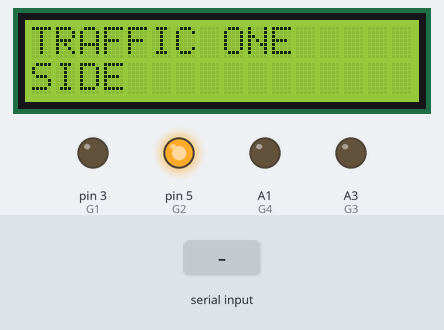
Bench run of a sketch on a simulated Arduino Uno, built with avr-gcc and run on an emulated ATmega328P. On the bench: 16×2 character LCD, output pins drawn as LEDs (lit = HIGH). Inputs (shaded band) come from the test bench. Pins used as bus, display or sensor lines are not drawn; what the sketch prints to the serial monitor is not drawn.

Above: at 5.2 s.
5.3 s: "N" received over Serial
At 11.3 s:
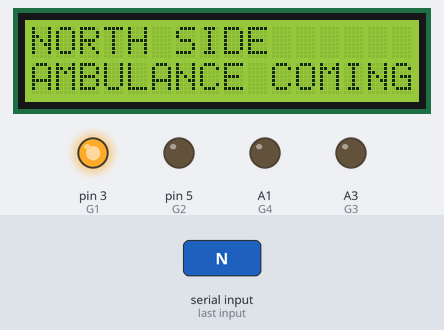
17.5 s: "S" received over Serial
At 22.0 s:
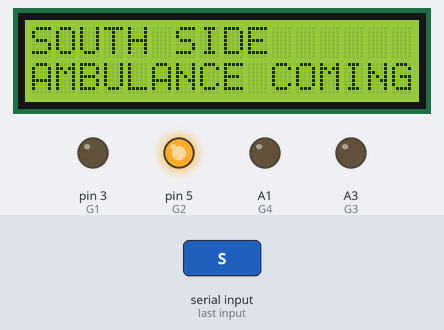
28.6 s: "E" received over Serial
At 32.8 s:
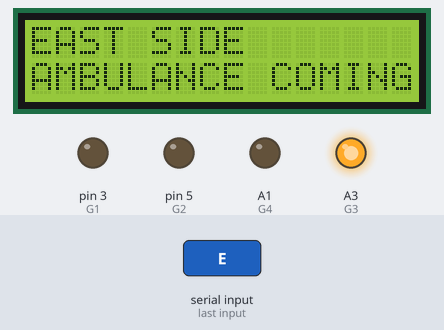
39.6 s: "W" received over Serial
At 43.5 s:
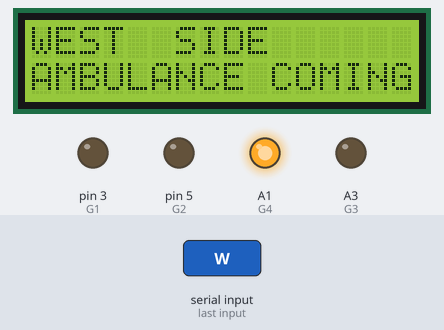
Timing chart, 0 to 51.6 s (numbered marks = the images above; inputs shaded):
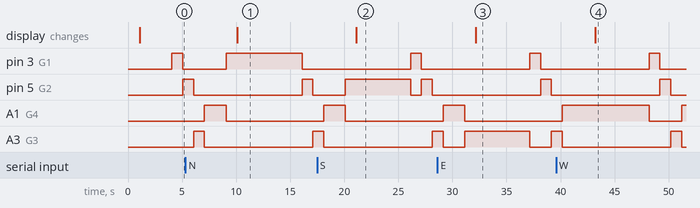

Measured:
- after the input at 5.3 s, the display: changes after 4.8 s (image 1)
- after the input at 17.5 s, the display: changes after 3.6 s (image 2)
- after the input at 28.6 s, A3 (G3): LOW → HIGH after 2.5 s, → LOW 6.0 s later, → HIGH 2.0 s later; the display: changes after 3.6 s (image 3)
- after the input at 39.6 s, the display: changes after 3.6 s (image 4)

The sketch:

t1.ino
```cpp
#include <LiquidCrystal.h>
#include <SoftwareSerial.h>
const int rs = 8, en = 9, d4 = 10, d5 = 11, d6 = 12, d7 = 13;
LiquidCrystal lcd(rs, en, d4, d5, d6, d7);

SoftwareSerial sgps(6,7);

const int R1=2;
const int R2=4;
const int R3=A2;
const int R4=A0;

const int G1=3;
const int G2=5;
const int G3=A3;
const int G4=A1;


String inputString="";

void setup() {
  // put your setup code here, to run once:
pinMode(R1,OUTPUT);
pinMode(R2,OUTPUT);
pinMode(R3,OUTPUT);
pinMode(R4,OUTPUT);

pinMode(G1,OUTPUT);
pinMode(G2,OUTPUT);
pinMode(G3,OUTPUT);
pinMode(G4,OUTPUT);


digitalWrite(R1,LOW);
digitalWrite(R2,LOW);
digitalWrite(R3,LOW);
digitalWrite(R4,LOW);

digitalWrite(G1,LOW);
digitalWrite(G2,LOW);
digitalWrite(G3,LOW);
digitalWrite(G4,LOW);

digitalWrite(R1,HIGH);
digitalWrite(R2,HIGH);
digitalWrite(R3,HIGH);
digitalWrite(R4,HIGH);
digitalWrite(G1,LOW);
digitalWrite(G2,LOW);
digitalWrite(G3,LOW);
digitalWrite(G4,LOW);
delay(1000);

Serial.begin(1200);
 sgps.begin(9600);
lcd.begin(16,2);
      lcd.clear();
      lcd.setCursor(0,0);
      lcd.print("TRAFFIC ONE ");
      lcd.setCursor(0,1);
      lcd.print("SIDE");
      delay(3000);

}

void loop() {
  // put your main code here, to run repeatedly:
/*  while (Serial.available())
  {
    if(Serial.available())
  {
inputString=Serial.readString();
Serial.println(inputString);
  }}}*/
while(1)
{
  while (Serial.available())
  {
    if(Serial.available())
  {
inputString=Serial.readString();

  if(inputString.substring(0,1)=="N")
  {
  inputString="";
    digitalWrite(R1,LOW);//1
digitalWrite(R2,HIGH);
digitalWrite(R3,HIGH);
digitalWrite(R4,HIGH);
digitalWrite(G1,HIGH);
digitalWrite(G2,LOW);
digitalWrite(G3,LOW);
digitalWrite(G4,LOW);
Serial.println("N");delay(500);
Serial.println("N");delay(500);
lcd.clear();
      lcd.setCursor(0,0);
      lcd.print("NORTH SIDE ");
      lcd.setCursor(0,1);
      lcd.print("AMBULANCE COMING");
       sgps.print("AMBULANCE AT TRAFFIC ONE");
delay(5000);

      }
  if(inputString.substring(0,1)=="S")
  {
  inputString="";
digitalWrite(R1,HIGH);//2
digitalWrite(R2,LOW);
digitalWrite(R3,HIGH);
digitalWrite(R4,HIGH);
digitalWrite(G1,LOW);
digitalWrite(G2,HIGH);
digitalWrite(G3,LOW);
digitalWrite(G4,LOW);
Serial.println("S");delay(500);
Serial.println("S");delay(500);
lcd.clear();
      lcd.setCursor(0,0);
      lcd.print("SOUTH SIDE ");
      lcd.setCursor(0,1);
      lcd.print("AMBULANCE COMING"); sgps.print("AMBULANCE AT TRAFFIC ONE");
delay(5000);
      }

  if(inputString.substring(0,1)=="E")
  {
  inputString="";
 digitalWrite(R1,HIGH);//3
digitalWrite(R2,HIGH);
digitalWrite(R3,LOW);
digitalWrite(R4,HIGH);
digitalWrite(G1,LOW);
digitalWrite(G2,LOW);
digitalWrite(G3,HIGH);
digitalWrite(G4,LOW);
Serial.println("E");delay(500);
Serial.println("E");delay(500);
lcd.clear();
      lcd.setCursor(0,0);
      lcd.print("EAST SIDE ");
      lcd.setCursor(0,1);
      lcd.print("AMBULANCE COMING"); sgps.print("AMBULANCE AT TRAFFIC ONE");
delay(5000);
      }

  if(inputString.substring(0,1)=="W")
  {
  inputString="";
digitalWrite(R1,HIGH);//4
digitalWrite(R2,HIGH);
digitalWrite(R3,HIGH);
digitalWrite(R4,LOW);
digitalWrite(G1,LOW);
digitalWrite(G2,LOW);
digitalWrite(G3,LOW);
digitalWrite(G4,HIGH);
Serial.println("W");delay(500);
Serial.println("W");delay(500);
lcd.clear();
      lcd.setCursor(0,0);
      lcd.print("WEST  SIDE ");
      lcd.setCursor(0,1);
      lcd.print("AMBULANCE COMING"); sgps.print("AMBULANCE AT TRAFFIC ONE");
delay(5000);

      }
}
  }


digitalWrite(R1,LOW);//1
digitalWrite(R2,HIGH);
digitalWrite(R3,HIGH);
digitalWrite(R4,HIGH);
digitalWrite(G1,HIGH);
digitalWrite(G2,LOW);
digitalWrite(G3,LOW);
digitalWrite(G4,LOW);
delay(1000);

digitalWrite(R1,HIGH);//2
digitalWrite(R2,LOW);
digitalWrite(R3,HIGH);
digitalWrite(R4,HIGH);
digitalWrite(G1,LOW);
digitalWrite(G2,HIGH);
digitalWrite(G3,LOW);
digitalWrite(G4,LOW);
delay(1000);

digitalWrite(R1,HIGH);//3
digitalWrite(R2,HIGH);
digitalWrite(R3,LOW);
digitalWrite(R4,HIGH);
digitalWrite(G1,LOW);
digitalWrite(G2,LOW);
digitalWrite(G3,HIGH);
digitalWrite(G4,LOW);
delay(1000);

digitalWrite(R1,HIGH);//4
digitalWrite(R2,HIGH);
digitalWrite(R3,HIGH);
digitalWrite(R4,LOW);
digitalWrite(G1,LOW);
digitalWrite(G2,LOW);
digitalWrite(G3,LOW);
digitalWrite(G4,HIGH);
delay(1000);

}
}
```
